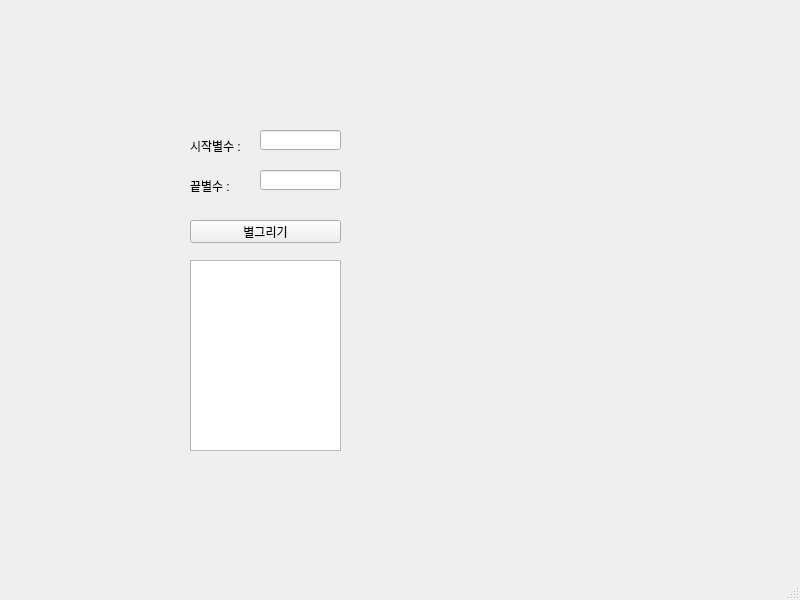
<?xml version="1.0" encoding="UTF-8"?>
<ui version="4.0">
 <class>MainWindow</class>
 <widget class="QMainWindow" name="MainWindow">
  <property name="geometry">
   <rect>
    <x>0</x>
    <y>0</y>
    <width>800</width>
    <height>600</height>
   </rect>
  </property>
  <property name="windowTitle">
   <string>MainWindow</string>
  </property>
  <widget class="QWidget" name="centralwidget">
   <widget class="QLabel" name="lbl_first">
    <property name="geometry">
     <rect>
      <x>190</x>
      <y>140</y>
      <width>56</width>
      <height>12</height>
     </rect>
    </property>
    <property name="text">
     <string>시작별수 :</string>
    </property>
   </widget>
   <widget class="QLineEdit" name="le_first">
    <property name="geometry">
     <rect>
      <x>260</x>
      <y>130</y>
      <width>81</width>
      <height>20</height>
     </rect>
    </property>
   </widget>
   <widget class="QLineEdit" name="le_last">
    <property name="geometry">
     <rect>
      <x>260</x>
      <y>170</y>
      <width>81</width>
      <height>20</height>
     </rect>
    </property>
   </widget>
   <widget class="QLabel" name="lbl_last">
    <property name="geometry">
     <rect>
      <x>190</x>
      <y>180</y>
      <width>56</width>
      <height>12</height>
     </rect>
    </property>
    <property name="text">
     <string>끝별수 :</string>
    </property>
   </widget>
   <widget class="QPushButton" name="pb">
    <property name="geometry">
     <rect>
      <x>190</x>
      <y>220</y>
      <width>151</width>
      <height>23</height>
     </rect>
    </property>
    <property name="text">
     <string>별그리기</string>
    </property>
   </widget>
   <widget class="QTextEdit" name="te">
    <property name="geometry">
     <rect>
      <x>190</x>
      <y>260</y>
      <width>151</width>
      <height>191</height>
     </rect>
    </property>
   </widget>
  </widget>
  <widget class="QMenuBar" name="menubar">
   <property name="geometry">
    <rect>
     <x>0</x>
     <y>0</y>
     <width>800</width>
     <height>21</height>
    </rect>
   </property>
  </widget>
  <widget class="QStatusBar" name="statusbar"/>
 </widget>
 <resources/>
 <connections/>
</ui>
